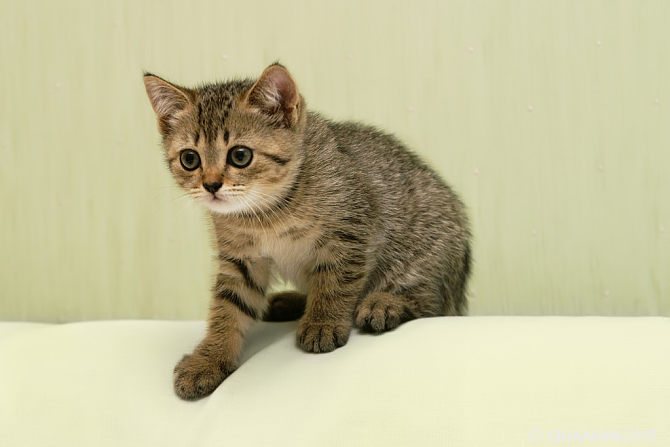
#> input picture hw2/imgs/cat1.jpeg, 670 x 447 px
$ python geo_forward.py
#> lines starting #> are read from the running program, lines starting #| are printed output that depends on the picture
### hw2/utils.py
from os import error
import matplotlib
import numpy as np
import matplotlib.image as mg
import matplotlib.pyplot as plt
import math
import configs
import cv2 as cv
import scipy.signal as sci

def read_img(route):
#> called with route = './imgs/cat1.jpeg'
    img=mg.imread(route)
#> img is the input picture: shape (447, 670, 3); mean R, G, B 195.5, 191.2, 154.7
    print("img size : ",img.shape)
#| img size :  (447, 670, 3)
    return img

# [4 lines left out: function read_img_gray, not called in this run]

def draw(img,num,title):
    plt.subplot(configs.plt_x,configs.plt_y,num)
    plt.title(title)
    plt.imshow(img)

def func_forward(img,trans_A,trans_B):  #最近邻
    i,j,k=img.shape
#> i = 447; j = 670; k = 3
    Img=np.full((i,j,k),255,dtype=np.uint8)
    for x in range(i):
        for y in range(j):
            x_,y_=(np.dot(trans_A,[x,y]+trans_B))   #新坐标
            x_=int(round(x_))
            y_=int(round(y_))
            if x_ in (range(i)) and y_ in range(j):
                Img[x_][y_]=img[x][y]
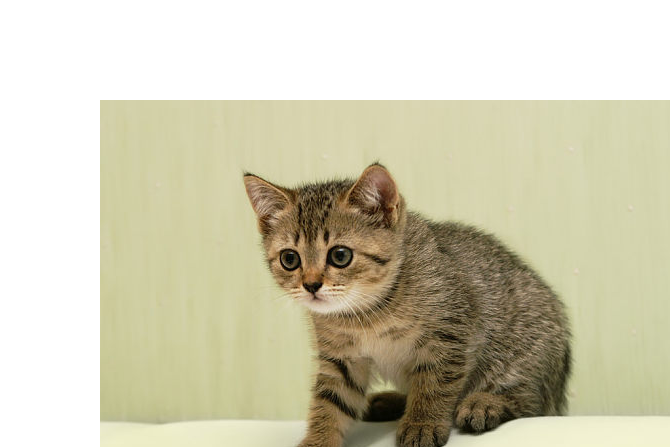
#> Img: shape (447, 670, 3); mean R, G, B 206.5, 202.3, 177.9
    return Img

# [12 lines left out: function func_inverse, not called in this run]

def translation(img,delta_x,delta_y,forward_or_inverse=configs.forward):   #delta_x > 0 左移；delta_y > 0 右移
    trans_A=np.array([[1,0],[0,1]])
    trans_B=np.array([delta_x,delta_y])
    if forward_or_inverse==configs.forward:
        Img=func_forward(img,trans_A,trans_B)
    elif forward_or_inverse==configs.inverse:
        Img=func_inverse(img,trans_A,trans_B)
    else:
        error('Unexpected Img')
    return Img

def rotate(img,beta,forward_or_inverse=configs.forward):  #beta为角度
    beta=beta*math.pi/180
    trans_A=np.array([[math.cos(beta),math.sin(beta)],[-math.sin(beta),math.cos(beta)]])
    trans_B=np.array([0,0])
    if forward_or_inverse==configs.forward:
        Img=func_forward(img,trans_A,trans_B)
#> after the loop in func_forward (call 2), `for x in range(i):`:
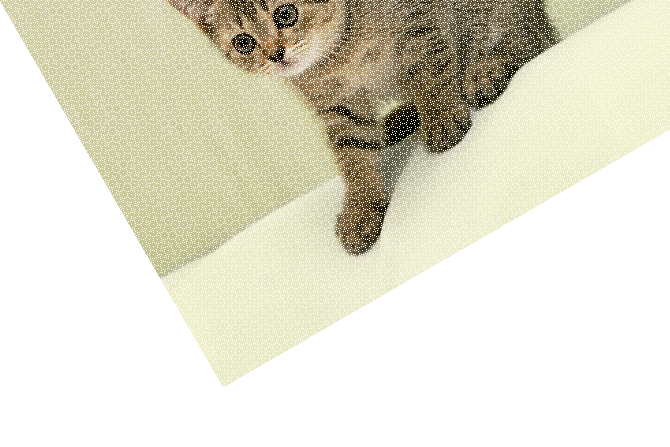
#> Img: shape (447, 670, 3); mean R, G, B 225.8, 223.3, 206.6
    elif forward_or_inverse==configs.inverse:
        Img=func_inverse(img,trans_A,trans_B)
    else:
        error('Unexpected Img')
    return Img

def euclid(img,delta_x,delta_y,beta,forward_or_inverse=configs.forward):
    beta=beta*math.pi/180
    trans_A=np.array([[math.cos(beta),math.sin(beta)],[-math.sin(beta),math.cos(beta)]])
    trans_B=np.array([delta_x,delta_y])
    if forward_or_inverse==configs.forward:
        Img=func_forward(img,trans_A,trans_B)
#> after the loop in func_forward (call 3), `for x in range(i):`:
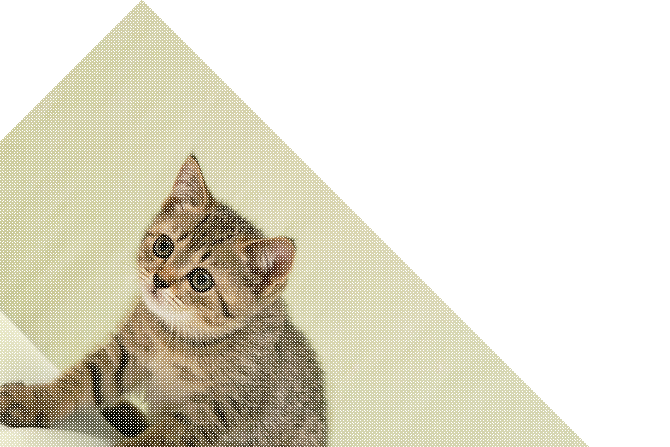
#> Img: shape (447, 670, 3); mean R, G, B 223.9, 220.6, 204.8
    elif forward_or_inverse==configs.inverse:
        Img=func_inverse(img,trans_A,trans_B)
    else:
        error('Unexpected Img')
    return Img

def similar(img,x,y,delta_x,delta_y,beta,forward_or_inverse=configs.forward):   #乘x，乘y
    beta=beta*math.pi/180
    trans_A=np.array([[math.cos(beta)/x,math.sin(beta)/x],[-math.sin(beta)/y,math.cos(beta)/y]])
    trans_B=np.array([delta_x/x,delta_y/y])
    if forward_or_inverse==configs.forward:
        Img=func_forward(img,trans_A,trans_B)
#> after the loop in func_forward (call 4), `for x in range(i):`:
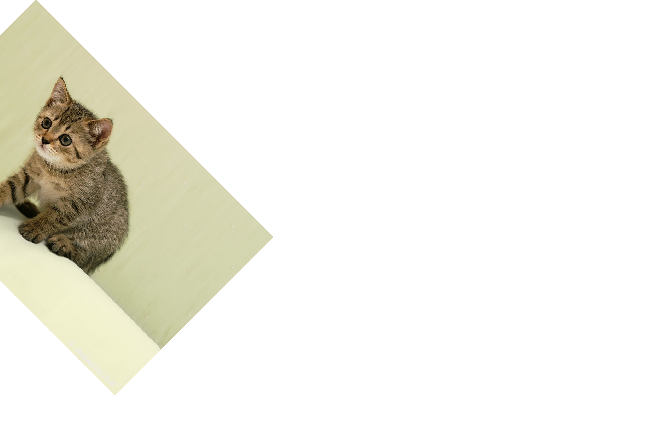
#> Img: shape (447, 670, 3); mean R, G, B 242.2, 241.2, 234
    elif forward_or_inverse==configs.inverse:
        Img=func_inverse(img,trans_A,trans_B)
    else:
        error('Unexpected Img')
    return Img

def affine(img,x1,x2,x3,y1,y2,y3,forward_or_inverse=configs.forward):
    trans_A=np.array([[x1,x2],[y1,y2]])
    trans_B=np.array([x3,y3])
    if forward_or_inverse==configs.forward:
        Img=func_forward(img,trans_A,trans_B)
#> after the loop in func_forward (call 5), `for x in range(i):`:
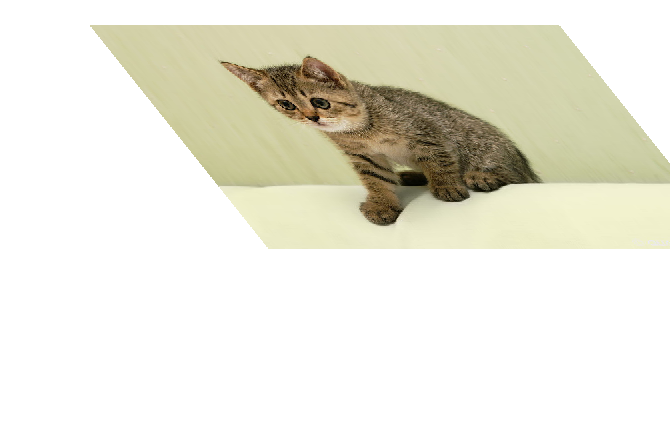
#> Img: shape (447, 670, 3); mean R, G, B 234.3, 232.8, 220.3
    elif forward_or_inverse==configs.inverse:
        Img=func_inverse(img,trans_A,trans_B)
    else:
        error('Unexpected Img')
    return Img

# [26 lines left out: function gradient, not called in this run]

def win_norm(length):
    return np.full((length,length),1/pow(length,2))

# [12 lines left out: function win_gauss, not called in this run]

### hw2/geo_forward.py
import utils
import configs
import matplotlib.pyplot as plt

img=utils.read_img(configs.img_route)
utils.draw(img,1,'origin')
Img=utils.translation(img,100,100)
utils.draw(Img,2,'translation')
Img=utils.rotate(img,-30)
utils.draw(Img,3,'rotate')
Img=utils.euclid(img,-100,100,45)
utils.draw(Img,4,'Euclid')
Img=utils.similar(img,2,2,-100,100,45)
utils.draw(Img,5,'similar')
Img=utils.affine(img,0.5,0,50,0.4,0.7,100)
utils.draw(Img,6,'affine')
plt.show()

$ run again, with hw2/imgs/cat3.jpeg copied over hw2/imgs/cat1.jpeg
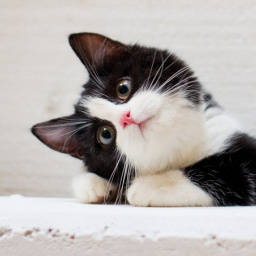
#> input picture hw2/imgs/cat3.jpeg, 256 x 256 px
#> in read_img, img is the input picture: shape (256, 256, 3); mean R, G, B 179.3, 174.2, 171.8
#| img size :  (256, 256, 3)
#> after the loop in func_forward (call 4), `for x in range(i):`:
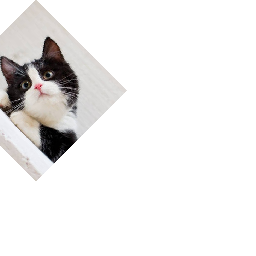
#> Img: shape (256, 256, 3); mean R, G, B 237.7, 236.6, 236
#> after the loop in func_forward (call 5), `for x in range(i):`:
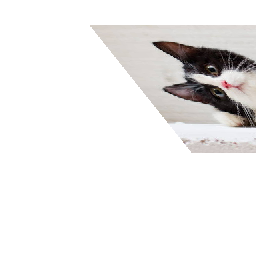
#> Img: shape (256, 256, 3); mean R, G, B 237.6, 236.2, 235.7

$ run again, with hw2/imgs/cat2.jpg copied over hw2/imgs/cat1.jpeg
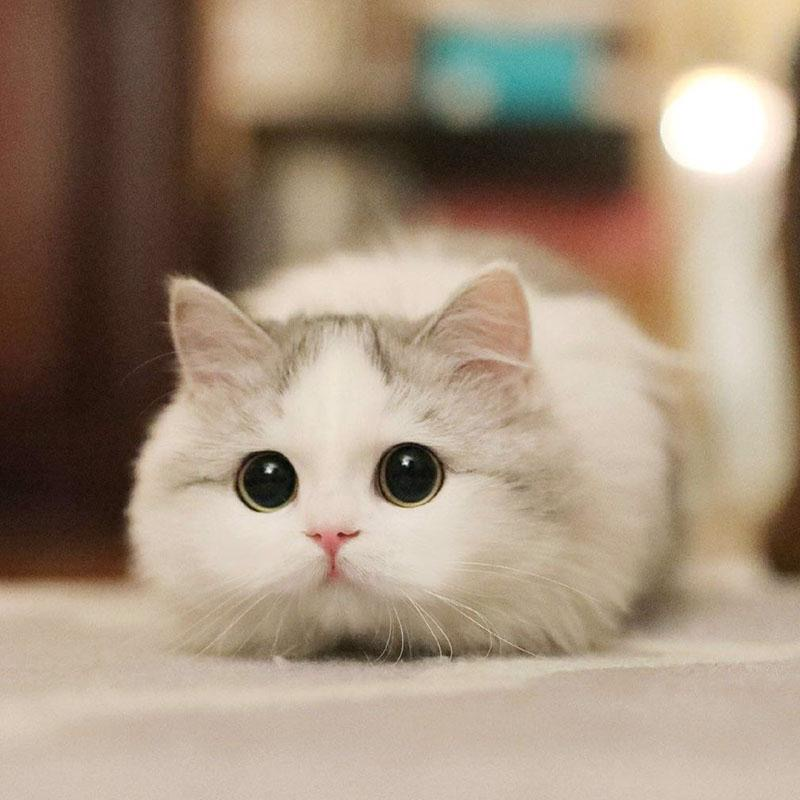
#> input picture hw2/imgs/cat2.jpg, 800 x 800 px
#> in read_img, img is the input picture: shape (800, 800, 3); mean R, G, B 162.1, 143.7, 124.5
#| img size :  (800, 800, 3)
#> after the loop in func_forward (call 4), `for x in range(i):`:
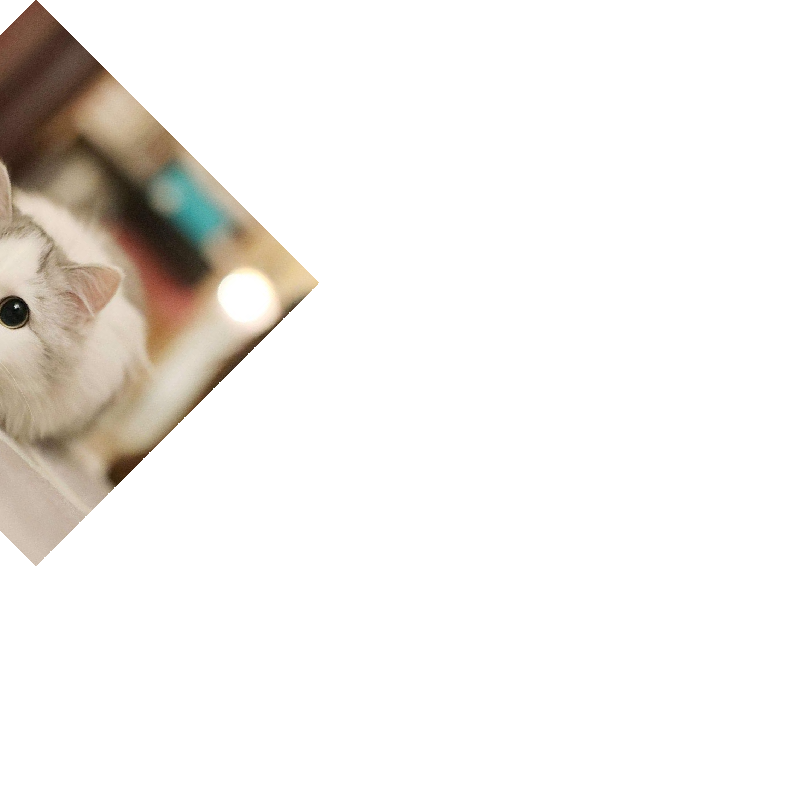
#> Img: shape (800, 800, 3); mean R, G, B 240.7, 237.9, 234.6
#> after the loop in func_forward (call 5), `for x in range(i):`:
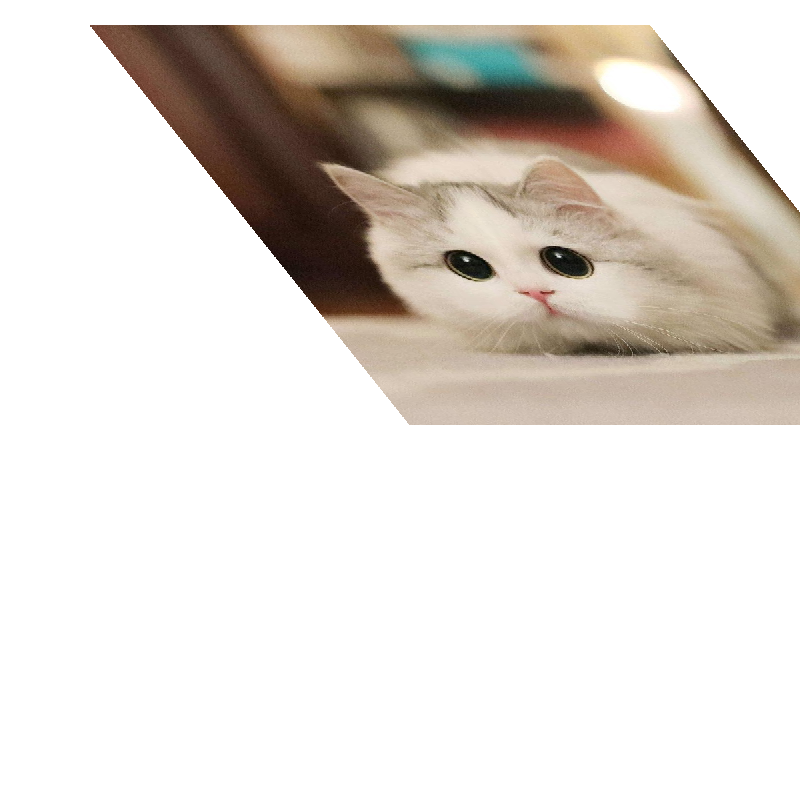
#> Img: shape (800, 800, 3); mean R, G, B 224.3, 218.4, 212.2
